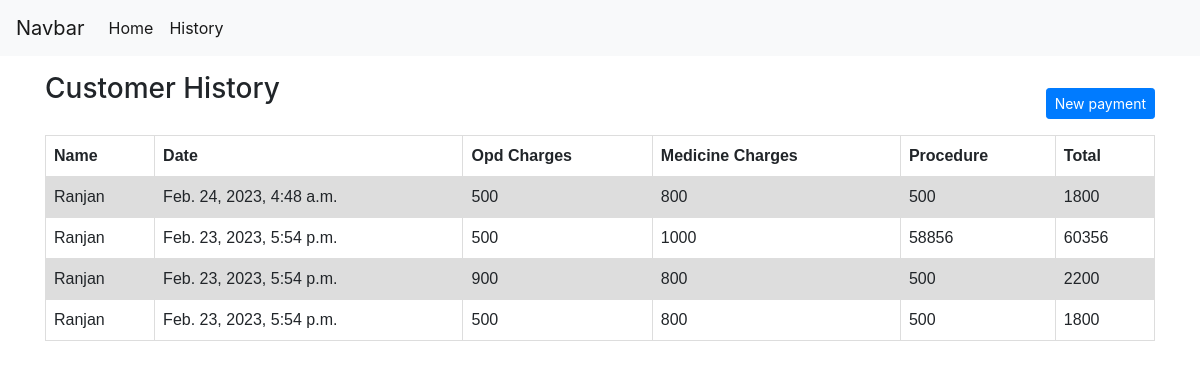
Page /paymenthistory (signed in) on the earlier database version.
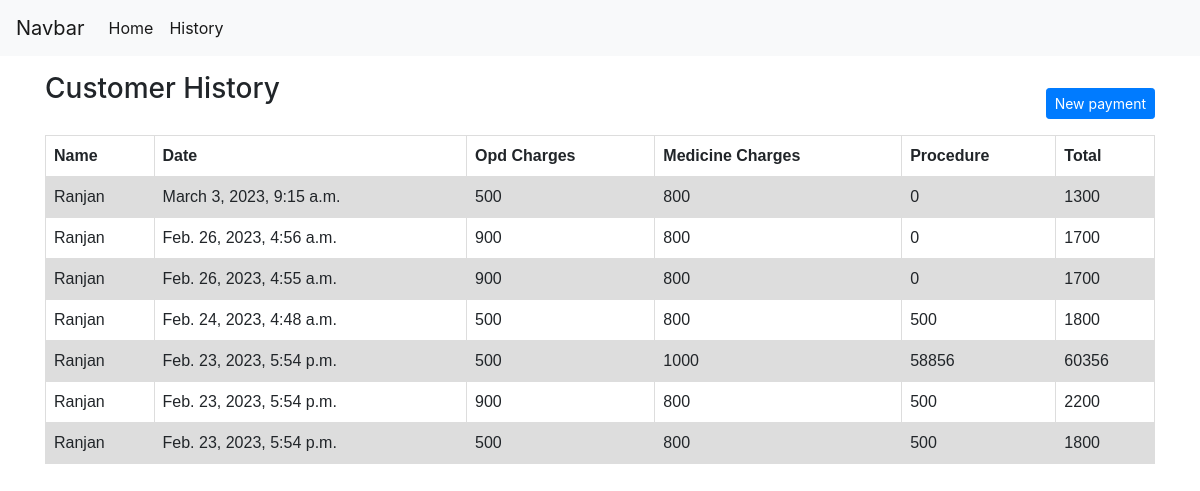
Same page on the later database version.
### website/models.py (models this page shows, shortened)
class payment(models.Model):
    opd = models.IntegerField( null =True, blank= True)
    med = models.IntegerField(null =True, blank= True)
    procedure = models.IntegerField( null =True, blank= True)
    status = models.CharField(max_length=10, choices=STATUS_CHOICES, default='no')
    Customer_info = models.ForeignKey(Customer, on_delete=models.CASCADE, related_name='payments')
    total = models.IntegerField(null =True, blank= True)
    date = models.DateTimeField(default=timezone.now)

class Customer(models.Model):
    user = models.ForeignKey(User, on_delete=models.PROTECT, null =True, blank=True)
    name = models.CharField( max_length=50)
    dt = models.DateTimeField(default=timezone.now)
    def __str__(self):
        return self.name

### website/views.py (the view)
# urls.py: path('paymenthistory', views.paymentHistory, name='paymentHistory' ),
def paymentHistory(request):
    obj = Customer.objects.filter(user=request.user).last()
    paymenthistory = payment.objects.filter(
        Customer_info=obj).order_by('-date')
    return render(request, 'user.html', {"payment": paymenthistory})

### website/Templates/user.html (shortened to what this page needs)
{% include 'base.html' %}
<!DOCTYPE html>
<html>
<head>
  <link rel="stylesheet" href="https://cdn.jsdelivr.net/npm/bootstrap@4.3.1/dist/css/bootstrap.min.css">
</head>
<body>
  <div class ="container my-3">
    <div class="d-flex" style ="justify-content: space-between">
      <h3>Customer History</h3>
      <a class="btn btn-primary btn-sm my-3" href="{% url 'register' %}" role="button">New payment</a>
    </div>
    <table>
      <tr>
        <th>Name</th>
        <th> Date</th>
        <th>Opd Charges</th>
        <th> Medicine Charges</th>
        <th> Procedure</th>
        <th> Total</th>
      </tr>
        {% for i in payment %}
        <tr class = "center">
          <td>{{i.Customer_info}} </td>
          <td>{{i.date}} </td>
          <td>{{i.opd}} </td>
          <td>{{i.med}} </td>
          <td>{{i.procedure}} </td>
          <td>{{i.total}} </td>
        </tr>
        {% endfor%}
    </table>
  </div>
</body>
</html>

### website/Templates/base.html (shortened to what this page needs)
{% load static %}
<!doctype html>
<html lang="en">
  <head>
    <link rel="stylesheet" href="https://cdn.jsdelivr.net/npm/bootstrap@4.3.1/dist/css/bootstrap.min.css">
  </head>
  <body>
    <nav class="navbar navbar-expand-lg navbar-light bg-light">
        <a class="navbar-brand" href="#">Navbar</a>
        <div class="collapse navbar-collapse" id="navbarSupportedContent">
          <ul class="navbar-nav mr-auto">
            <li class="nav-item active">
              <a class="nav-link" href="home">Home <span class="sr-only">(current)</span></a>
            </li>
            <li class="nav-item active">
              <a class="nav-link" href="user">History </a>
            </li>
          </ul>
        </div>
    </nav>
  </body>
</html>

### website/Templates/user.html (style rules this page uses)
table { font-family: arial, sans-serif; border-collapse: collapse; width: 100%; }
td, th { border: 1px solid #dddddd; text-align: left; padding: 8px; }
tr:nth-child(even) { background-color: #dddddd; }

Differences in the rows shown:
added payment: Customer_info "Ranjan", date "March 3, 2023, 9:15 a.m.", opd "500", med "800", procedure "0", total "1300"
added payment: Customer_info "Ranjan", date "Feb. 26, 2023, 4:56 a.m.", opd "900", med "800", procedure "0", total "1700"
added payment: Customer_info "Ranjan", date "Feb. 26, 2023, 4:55 a.m.", opd "900", med "800", procedure "0", total "1700"
